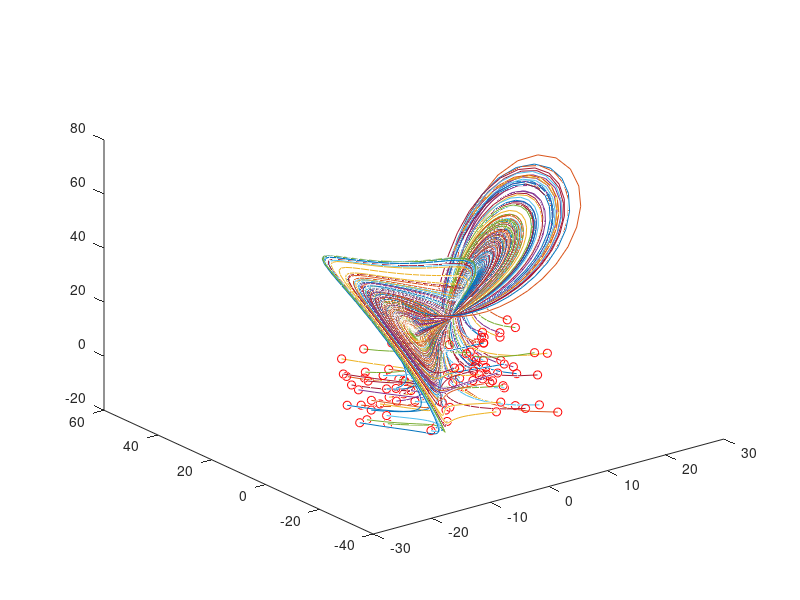

MATLAB code for this plot: (Note: this script raises an error after producing the figure.)
clc; clear all; close all;
% Simulate Lorenz system
dt=0.01; T=8; t=0:dt:T; b=8/3; sig=10; r=28;
Lorenz = @(t,x)([ sig * (x(2) - x(1)) ; r * x(1)-x(1) * x(3) - x(2) ; x(1) * x(2) - b*x(3) ]);
ode_options = odeset('RelTol',1e-10, 'AbsTol',1e-11);
input=[]; output=[];
figure(1)
for j=1:100 % training trajectories
    x0=30*(rand(3,1)-0.5);
    [t,y] = ode45(Lorenz,t,x0); 
    input=[input; y(1:end-1,:)]; 
    output=[output; y(2:end,:)]; 
    plot3(y(:,1),y(:,2),y(:,3))
    hold on 
    plot3(x0(1),x0(2),x0(3),'ro')
end

net = feedforwardnet([10 10 10]); 
net.layers{1}.transferFcn = 'logsig'; 
net.layers{2}.transferFcn = 'radbas'; 
net.layers{3}.transferFcn = 'purelin'; 
net = train(net,input.',output.');

ynn(1,:)=x0;
for jj=2:length(t)
    y0=net(x0);
    ynn(jj,:)=y0.'; 
    x0=y0; 
end
figure(2)
plot3(ynn(:,1),ynn(:,2),ynn(:,3),':','Linewidth',2)

